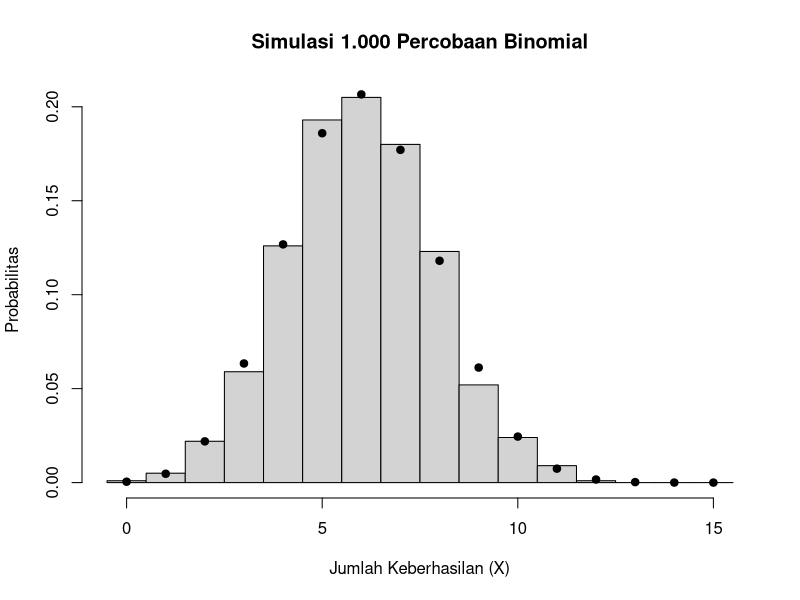

Recreate this plot in R. (Note: this script raises an error after producing the figure.)
#(1)Jika rata-rata pelanggan datang ke toko adalah 3 orang per jam,
#modelkan dengan Poisson dan hitung P(X≥5)

#parameter poisson
lambda <- 3

# Menghitung P(X >= 5)
P_X5 <- 1 - ppois(4, lambda)

cat("P(X >= 5) =", P_X5, "\n")
cat("P(X >= 5) =", round(P_X5 * 100, 2), "%\n")


#(2)Dari 100 bola (20 berwarna merah), diambil 10 tanpa pengembalian. 
#Modelkan jumlah bola merah yang diambil dengan distribusi yang tepat.


#parameter

N <- 100
K <- 20
n <- 10

# Nilai X
x <- 0:10

#PMF
Pmf <- dhyper(x,K,N - K,n)

#tabel
tabel <- data.frame(
  Jumlah_Bola_Merah = x,
  Probabilitas = Pmf
)
tabel



#(3)Simulasikan 1.000 percobaan Binomial (n=15,p=0.4)
#dan bandingkan histogram hasil simulasi dengan PMF teoretis.

#parameter
n <- 15
p <- 0.4

# Simulasi 1.000 percobaan
set.seed(123)
hasil <- rbinom(
  n = 1000,
  size = n,
  prob = p
)


# Histogram hasil simulasi
hist(hasil,
  breaks = seq(-0.5, 15.5, by = 1),
  probability = TRUE,
  main = "Simulasi 1.000 Percobaan Binomial",
  xlab = "Jumlah Keberhasilan (X)",
  ylab = "Probabilitas"
)

# Nilai X yang mungkin
x_binom <- 0:15

# PMF teoretis
pmf_binom <- dbinom(
  x_binom,
  size = n,
  prob = p
)

# Menambahkan PMF teoretis
points(
  x_binom,
  pmf_binom,
  pch = 19
)


pmf
